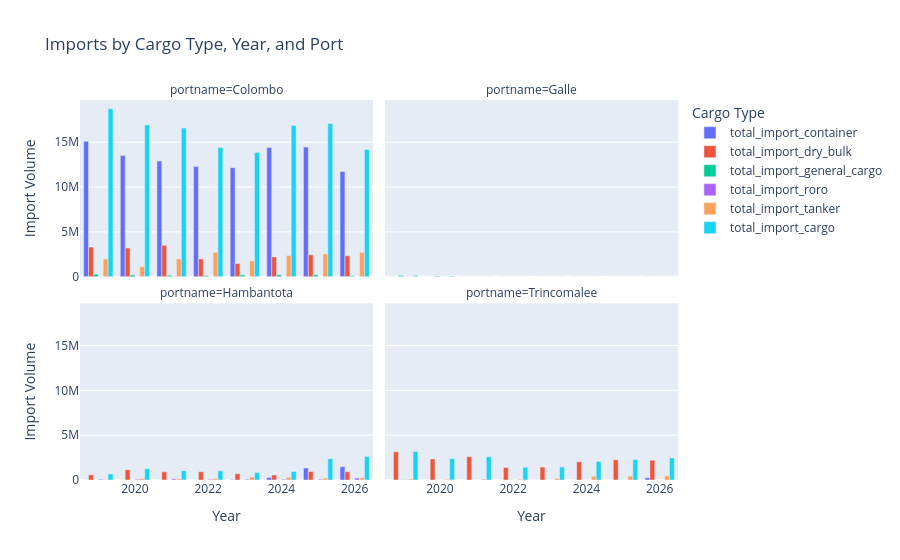

Here is the notebook cell this chart was saved with:
### Code cell
import_pd = import_analysis_by_type.toPandas()

value_columns = [
    "total_import_container",
    "total_import_dry_bulk",
    "total_import_general_cargo",
    "total_import_roro",
    "total_import_tanker",
    "total_import_cargo",
]

plot_df = import_pd.rename(
    columns={"totl_import_dry_bulk": "total_import_dry_bulk"}
).melt(
    id_vars=["year", "portname"],
    value_vars=value_columns,
    var_name="cargo_type",
    value_name="imports",
)

fig = px.bar(
    plot_df,
    x="year",
    y="imports",
    color="cargo_type",
    barmode="group",
    facet_col="portname",
    facet_col_wrap=2,
    title="Imports by Cargo Type, Year, and Port",
    labels={"year": "Year", "imports": "Import Volume", "cargo_type": "Cargo Type"},
)

fig.show()

### Figure 1 — Plotly figure (JSON) as saved in the notebook; plotly's stock layout.template omitted (floating-point values rounded to 4 significant figures)
{"data": [{"alignmentgroup": "True", "hovertemplate": "Cargo Type=total_import_container<br>portname=Colombo<br>Year=%{x}<br>Import Volume=%{y}<extra></extra>", "legendgroup": "total_import_container", "marker": {"color": "#636efa", "pattern": {"shape": ""}}, "name": "total_import_container", "offsetgroup": "total_import_container", "orientation": "v", "showlegend": true, "textposition": "auto", "type": "bar", "x": [2019, 2020, 2021, 2022, 2023, 2024, 2025, 2026], "xaxis": "x3", "y": [15122257, 13522521, 12902519, 12288137, 12163875, 14425926, 14460435, 11726035], "yaxis": "y3"}, {"alignmentgroup": "True", "hovertemplate": "Cargo Type=total_import_container<br>portname=Galle<br>Year=%{x}<br>Import Volume=%{y}<extra></extra>", "legendgroup": "total_import_container", "marker": {"color": "#636efa", "pattern": {"shape": ""}}, "name": "total_import_container", "offsetgroup": "total_import_container", "orientation": "v", "showlegend": false, "textposition": "auto", "type": "bar", "x": [2019, 2020, 2021, 2022, 2023, 2024, 2025, 2026], "xaxis": "x4", "y": [0, 0, 0, 0, 0, 0, 0, 0], "yaxis": "y4"}, {"alignmentgroup": "True", "hovertemplate": "Cargo Type=total_import_container<br>portname=Hambantota<br>Year=%{x}<br>Import Volume=%{y}<extra></extra>", "legendgroup": "total_import_container", "marker": {"color": "#636efa", "pattern": {"shape": ""}}, "name": "total_import_container", "offsetgroup": "total_import_container", "orientation": "v", "showlegend": false, "textposition": "auto", "type": "bar", "x": [2019, 2020, 2021, 2022, 2023, 2024, 2025, 2026], "xaxis": "x", "y": [6604, 11532, 0, 6604, 47667, 291695, 1328427, 1484249], "yaxis": "y"}, {"alignmentgroup": "True", "hovertemplate": "Cargo Type=total_import_container<br>portname=Trincomalee<br>Year=%{x}<br>Import Volume=%{y}<extra></extra>", "legendgroup": "total_import_container", "marker": {"color": "#636efa", "pattern": {"shape": ""}}, "name": "total_import_container", "offsetgroup": "total_import_container", "orientation": "v", "showlegend": false, "textposition": "auto", "type": "bar", "x": [2019, 2020, 2021, 2022, 2023, 2024, 2025, 2026], "xaxis": "x2", "y": [0, 0, 632, 618, 0, 0, 0, 257895], "yaxis": "y2"}, {"alignmentgroup": "True", "hovertemplate": "Cargo Type=total_import_dry_bulk<br>portname=Colombo<br>Year=%{x}<br>Import Volume=%{y}<extra></extra>", "legendgroup": "total_import_dry_bulk", "marker": {"color": "#EF553B", "pattern": {"shape": ""}}, "name": "total_import_dry_bulk", "offsetgroup": "total_import_dry_bulk", "orientation": "v", "showlegend": true, "textposition": "auto", "type": "bar", "x": [2019, 2020, 2021, 2022, 2023, 2024, 2025, 2026], "xaxis": "x3", "y": [3309374, 3200733, 3499851, 1985866, 1473070, 2209780, 2435797, 2338712], "yaxis": "y3"}, {"alignmentgroup": "True", "hovertemplate": "Cargo Type=total_import_dry_bulk<br>portname=Galle<br>Year=%{x}<br>Import Volume=%{y}<extra></extra>", "legendgroup": "total_import_dry_bulk", "marker": {"color": "#EF553B", "pattern": {"shape": ""}}, "name": "total_import_dry_bulk", "offsetgroup": "total_import_dry_bulk", "orientation": "v", "showlegend": false, "textposition": "auto", "type": "bar", "x": [2019, 2020, 2021, 2022, 2023, 2024, 2025, 2026], "xaxis": "x4", "y": [0, 0, 0, 0, 0, 0, 0, 0], "yaxis": "y4"}, {"alignmentgroup": "True", "hovertemplate": "Cargo Type=total_import_dry_bulk<br>portname=Hambantota<br>Year=%{x}<br>Import Volume=%{y}<extra></extra>", "legendgroup": "total_import_dry_bulk", "marker": {"color": "#EF553B", "pattern": {"shape": ""}}, "name": "total_import_dry_bulk", "offsetgroup": "total_import_dry_bulk", "orientation": "v", "showlegend": false, "textposition": "auto", "type": "bar", "x": [2019, 2020, 2021, 2022, 2023, 2024, 2025, 2026], "xaxis": "x", "y": [572181, 1156252, 908882, 927407, 695363, 571398, 958131, 924985], "yaxis": "y"}, {"alignmentgroup": "True", "hovertemplate": "Cargo Type=total_import_dry_bulk<br>portname=Trincomalee<br>Year=%{x}<br>Import Volume=%{y}<extra></extra>", "legendgroup": "total_import_dry_bulk", "marker": {"color": "#EF553B", "pattern": {"shape": ""}}, "name": "total_import_dry_bulk", "offsetgroup": "total_import_dry_bulk", "orientation": "v", "showlegend": false, "textposition": "auto", "type": "bar", "x": [2019, 2020, 2021, 2022, 2023, 2024, 2025, 2026], "xaxis": "x2", "y": [3143881, 2353940, 2601511, 1407497, 1436585, 2043138, 2268341, 2197608], "yaxis": "y2"}, {"alignmentgroup": "True", "hovertemplate": "Cargo Type=total_import_general_cargo<br>portname=Colombo<br>Year=%{x}<br>Import Volume=%{y}<extra></extra>", "legendgroup": "total_import_general_cargo", "marker": {"color": "#00cc96", "pattern": {"shape": ""}}, "name": "total_import_general_cargo", "offsetgroup": "total_import_general_cargo", "orientation": "v", "showlegend": true, "textposition": "auto", "type": "bar", "x": [2019, 2020, 2021, 2022, 2023, 2024, 2025, 2026], "xaxis": "x3", "y": [286602, 200310, 167283, 136327, 207313, 216349, 204417, 118906], "yaxis": "y3"}, {"alignmentgroup": "True", "hovertemplate": "Cargo Type=total_import_general_cargo<br>portname=Galle<br>Year=%{x}<br>Import Volume=%{y}<extra></extra>", "legendgroup": "total_import_general_cargo", "marker": {"color": "#00cc96", "pattern": {"shape": ""}}, "name": "total_import_general_cargo", "offsetgroup": "total_import_general_cargo", "orientation": "v", "showlegend": false, "textposition": "auto", "type": "bar", "x": [2019, 2020, 2021, 2022, 2023, 2024, 2025, 2026], "xaxis": "x4", "y": [122148, 90415, 4125, 713, 0, 1375, 0, 0], "yaxis": "y4"}, {"alignmentgroup": "True", "hovertemplate": "Cargo Type=total_import_general_cargo<br>portname=Hambantota<br>Year=%{x}<br>Import Volume=%{y}<extra></extra>", "legendgroup": "total_import_general_cargo", "marker": {"color": "#00cc96", "pattern": {"shape": ""}}, "name": "total_import_general_cargo", "offsetgroup": "total_import_general_cargo", "orientation": "v", "showlegend": false, "textposition": "auto", "type": "bar", "x": [2019, 2020, 2021, 2022, 2023, 2024, 2025, 2026], "xaxis": "x", "y": [6282, 2143, 6343, 4665, 808, 235, 2771, 5070], "yaxis": "y"}, {"alignmentgroup": "True", "hovertemplate": "Cargo Type=total_import_general_cargo<br>portname=Trincomalee<br>Year=%{x}<br>Import Volume=%{y}<extra></extra>", "legendgroup": "total_import_general_cargo", "marker": {"color": "#00cc96", "pattern": {"shape": ""}}, "name": "total_import_general_cargo", "offsetgroup": "total_import_general_cargo", "orientation": "v", "showlegend": false, "textposition": "auto", "type": "bar", "x": [2019, 2020, 2021, 2022, 2023, 2024, 2025, 2026], "xaxis": "x2", "y": [15948, 12253, 4302, 23669, 7565, 10378, 17096, 4181], "yaxis": "y2"}, {"alignmentgroup": "True", "hovertemplate": "Cargo Type=total_import_roro<br>portname=Colombo<br>Year=%{x}<br>Import Volume=%{y}<extra></extra>", "legendgroup": "total_import_roro", "marker": {"color": "#ab63fa", "pattern": {"shape": ""}}, "name": "total_import_roro", "offsetgroup": "total_import_roro", "orientation": "v", "showlegend": true, "textposition": "auto", "type": "bar", "x": [2019, 2020, 2021, 2022, 2023, 2024, 2025, 2026], "xaxis": "x3", "y": [10005, 1800, 14301, 375, 2806, 4919, 0, 900], "yaxis": "y3"}, {"alignmentgroup": "True", "hovertemplate": "Cargo Type=total_import_roro<br>portname=Galle<br>Year=%{x}<br>Import Volume=%{y}<extra></extra>", "legendgroup": "total_import_roro", "marker": {"color": "#ab63fa", "pattern": {"shape": ""}}, "name": "total_import_roro", "offsetgroup": "total_import_roro", "orientation": "v", "showlegend": false, "textposition": "auto", "type": "bar", "x": [2019, 2020, 2021, 2022, 2023, 2024, 2025, 2026], "xaxis": "x4", "y": [0, 0, 0, 0, 0, 0, 0, 0], "yaxis": "y4"}, {"alignmentgroup": "True", "hovertemplate": "Cargo Type=total_import_roro<br>portname=Hambantota<br>Year=%{x}<br>Import Volume=%{y}<extra></extra>", "legendgroup": "total_import_roro", "marker": {"color": "#ab63fa", "pattern": {"shape": ""}}, "name": "total_import_roro", "offsetgroup": "total_import_roro", "orientation": "v", "showlegend": false, "textposition": "auto", "type": "bar", "x": [2019, 2020, 2021, 2022, 2023, 2024, 2025, 2026], "xaxis": "x", "y": [88391, 80899, 128327, 81859, 86005, 82103, 83647, 217957], "yaxis": "y"}, {"alignmentgroup": "True", "hovertemplate": "Cargo Type=total_import_roro<br>portname=Trincomalee<br>Year=%{x}<br>Import Volume=%{y}<extra></extra>", "legendgroup": "total_import_roro", "marker": {"color": "#ab63fa", "pattern": {"shape": ""}}, "name": "total_import_roro", "offsetgroup": "total_import_roro", "orientation": "v", "showlegend": false, "textposition": "auto", "type": "bar", "x": [2019, 2020, 2021, 2022, 2023, 2024, 2025, 2026], "xaxis": "x2", "y": [17418, 5015, 0, 0, 0, 0, 0, 1608], "yaxis": "y2"}, {"alignmentgroup": "True", "hovertemplate": "Cargo Type=total_import_tanker<br>portname=Colombo<br>Year=%{x}<br>Import Volume=%{y}<extra></extra>", "legendgroup": "total_import_tanker", "marker": {"color": "#FFA15A", "pattern": {"shape": ""}}, "name": "total_import_tanker", "offsetgroup": "total_import_tanker", "orientation": "v", "showlegend": true, "textposition": "auto", "type": "bar", "x": [2019, 2020, 2021, 2022, 2023, 2024, 2025, 2026], "xaxis": "x3", "y": [1964693, 1112035, 1974797, 2739897, 1762421, 2355706, 2540169, 2692685], "yaxis": "y3"}, {"alignmentgroup": "True", "hovertemplate": "Cargo Type=total_import_tanker<br>portname=Galle<br>Year=%{x}<br>Import Volume=%{y}<extra></extra>", "legendgroup": "total_import_tanker", "marker": {"color": "#FFA15A", "pattern": {"shape": ""}}, "name": "total_import_tanker", "offsetgroup": "total_import_tanker", "orientation": "v", "showlegend": false, "textposition": "auto", "type": "bar", "x": [2019, 2020, 2021, 2022, 2023, 2024, 2025, 2026], "xaxis": "x4", "y": [0, 0, 0, 0, 0, 0, 0, 0], "yaxis": "y4"}, {"alignmentgroup": "True", "hovertemplate": "Cargo Type=total_import_tanker<br>portname=Hambantota<br>Year=%{x}<br>Import Volume=%{y}<extra></extra>", "legendgroup": "total_import_tanker", "marker": {"color": "#FFA15A", "pattern": {"shape": ""}}, "name": "total_import_tanker", "offsetgroup": "total_import_tanker", "orientation": "v", "showlegend": false, "textposition": "auto", "type": "bar", "x": [2019, 2020, 2021, 2022, 2023, 2024, 2025, 2026], "xaxis": "x", "y": [56523, 184880, 150559, 166610, 338512, 320587, 217840, 238423], "yaxis": "y"}, {"alignmentgroup": "True", "hovertemplate": "Cargo Type=total_import_tanker<br>portname=Trincomalee<br>Year=%{x}<br>Import Volume=%{y}<extra></extra>", "legendgroup": "total_import_tanker", "marker": {"color": "#FFA15A", "pattern": {"shape": ""}}, "name": "total_import_tanker", "offsetgroup": "total_import_tanker", "orientation": "v", "showlegend": false, "textposition": "auto", "type": "bar", "x": [2019, 2020, 2021, 2022, 2023, 2024, 2025, 2026], "xaxis": "x2", "y": [124030, 74293, 104987, 86156, 178958, 417189, 435210, 480945], "yaxis": "y2"}, {"alignmentgroup": "True", "hovertemplate": "Cargo Type=total_import_cargo<br>portname=Colombo<br>Year=%{x}<br>Import Volume=%{y}<extra></extra>", "legendgroup": "total_import_cargo", "marker": {"color": "#19d3f3", "pattern": {"shape": ""}}, "name": "total_import_cargo", "offsetgroup": "total_import_cargo", "orientation": "v", "showlegend": true, "textposition": "auto", "type": "bar", "x": [2019, 2020, 2021, 2022, 2023, 2024, 2025, 2026], "xaxis": "x3", "y": [18728391, 16925481, 16584081, 14410798, 13847156, 16857072, 17100751, 14184627], "yaxis": "y3"}, {"alignmentgroup": "True", "hovertemplate": "Cargo Type=total_import_cargo<br>portname=Galle<br>Year=%{x}<br>Import Volume=%{y}<extra></extra>", "legendgroup": "total_import_cargo", "marker": {"color": "#19d3f3", "pattern": {"shape": ""}}, "name": "total_import_cargo", "offsetgroup": "total_import_cargo", "orientation": "v", "showlegend": false, "textposition": "auto", "type": "bar", "x": [2019, 2020, 2021, 2022, 2023, 2024, 2025, 2026], "xaxis": "x4", "y": [122148, 90415, 4125, 713, 0, 1375, 0, 0], "yaxis": "y4"}, {"alignmentgroup": "True", "hovertemplate": "Cargo Type=total_import_cargo<br>portname=Hambantota<br>Year=%{x}<br>Import Volume=%{y}<extra></extra>", "legendgroup": "total_import_cargo", "marker": {"color": "#19d3f3", "pattern": {"shape": ""}}, "name": "total_import_cargo", "offsetgroup": "total_import_cargo", "orientation": "v", "showlegend": false, "textposition": "auto", "type": "bar", "x": [2019, 2020, 2021, 2022, 2023, 2024, 2025, 2026], "xaxis": "x", "y": [673464, 1250834, 1043558, 1020538, 829843, 945438, 2372991, 2632302], "yaxis": "y"}, {"alignmentgroup": "True", "hovertemplate": "Cargo Type=total_import_cargo<br>portname=Trincomalee<br>Year=%{x}<br>Import Volume=%{y}<extra></extra>", "legendgroup": "total_import_cargo", "marker": {"color": "#19d3f3", "pattern": {"shape": ""}}, "name": "total_import_cargo", "offsetgroup": "total_import_cargo", "orientation": "v", "showlegend": false, "textposition": "auto", "type": "bar", "x": [2019, 2020, 2021, 2022, 2023, 2024, 2025, 2026], "xaxis": "x2", "y": [3177249, 2371209, 2606445, 1431784, 1444150, 2053516, 2285437, 2461294], "yaxis": "y2"}], "layout": {"annotations": [{"font": {}, "showarrow": false, "text": "portname=Hambantota", "x": 0.245, "xanchor": "center", "xref": "paper", "y": 0.465, "yanchor": "bottom", "yref": "paper"}, {"font": {}, "showarrow": false, "text": "portname=Trincomalee", "x": 0.755, "xanchor": "center", "xref": "paper", "y": 0.465, "yanchor": "bottom", "yref": "paper"}, {"font": {}, "showarrow": false, "text": "portname=Colombo", "x": 0.245, "xanchor": "center", "xref": "paper", "y": 1.0, "yanchor": "bottom", "yref": "paper"}, {"font": {}, "showarrow": false, "text": "portname=Galle", "x": 0.755, "xanchor": "center", "xref": "paper", "y": 1.0, "yanchor": "bottom", "yref": "paper"}], "barmode": "group", "legend": {"title": {"text": "Cargo Type"}, "tracegroupgap": 0}, "title": {"text": "Imports by Cargo Type, Year, and Port"}, "xaxis": {"anchor": "y", "domain": [0, 0.49], "title": {"text": "Year"}}, "xaxis2": {"anchor": "y2", "domain": [0.51, 1], "matches": "x", "title": {"text": "Year"}}, "xaxis3": {"anchor": "y3", "domain": [0, 0.49], "matches": "x", "showticklabels": false}, "xaxis4": {"anchor": "y4", "domain": [0.51, 1], "matches": "x", "showticklabels": false}, "yaxis": {"anchor": "x", "domain": [0, 0.465], "title": {"text": "Import Volume"}}, "yaxis2": {"anchor": "x2", "domain": [0, 0.465], "matches": "y", "showticklabels": false}, "yaxis3": {"anchor": "x3", "domain": [0.535, 1.0], "matches": "y", "title": {"text": "Import Volume"}}, "yaxis4": {"anchor": "x4", "domain": [0.535, 1.0], "matches": "y", "showticklabels": false}}}
